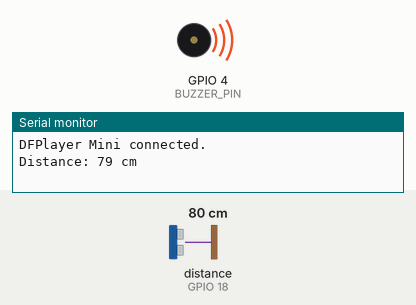
A sketch run on a simulated ESP32. On the bench: buzzer (waves = sounding, pin HIGH), the last lines printed to the serial monitor. Wiring (inferred from the names in the program): ultrasonic range finder: trigger GPIO 5; echo GPIO 18. Inputs (shaded band) come from the test bench; at power-on: distance to the obstacle (sensor on GPIO 18) 80 cm. The echo pulse lasts 58.3 µs per cm; the audio player accepts every command and is not drawn; pins used as bus, display or sensor lines are not drawn.

Above: at 0.6 s.
1.8 s: distance to the obstacle (sensor on GPIO 18) set to 98 cm
5.3 s: distance to the obstacle (sensor on GPIO 18) set to 107 cm
At 6.3 s:
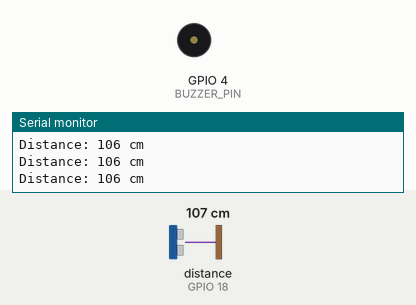
7.0 s: distance to the obstacle (sensor on GPIO 18) set to 2 cm
At 7.9 s:
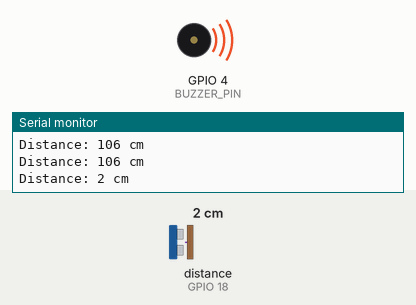
11.5 s: distance to the obstacle (sensor on GPIO 18) set to 120 cm
At 12.7 s:
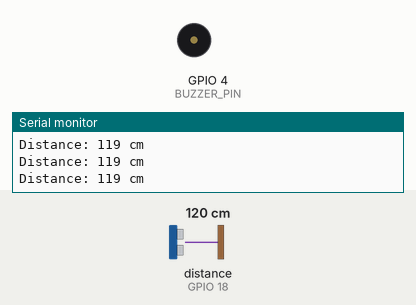
Timing chart, 0 to 14.3 s (numbered marks = the images above; inputs shaded):
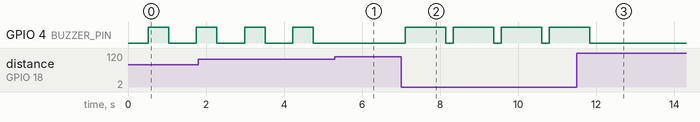

The sketch:

smart_goggles.ino
```cpp
#include <Arduino.h>
#include <DFRobotDFPlayerMini.h>

#define TRIG_PIN 5
#define ECHO_PIN 18
#define BUZZER_PIN 4

#define DF_RX 16
#define DF_TX 17

HardwareSerial dfSerial(2);
DFRobotDFPlayerMini dfPlayer;

long getDistanceCM() {
  digitalWrite(TRIG_PIN, LOW);
  delayMicroseconds(2);

  digitalWrite(TRIG_PIN, HIGH);
  delayMicroseconds(10);
  digitalWrite(TRIG_PIN, LOW);

  long duration = pulseIn(ECHO_PIN, HIGH, 30000);

  if (duration == 0)
    return 999;

  return (duration * 0.0343) / 2;
}

void setup() {
  Serial.begin(115200);

  pinMode(TRIG_PIN, OUTPUT);
  pinMode(ECHO_PIN, INPUT);
  pinMode(BUZZER_PIN, OUTPUT);

  dfSerial.begin(9600, SERIAL_8N1, DF_RX, DF_TX);

  if (dfPlayer.begin(dfSerial)) {
    dfPlayer.volume(25);
    Serial.println("DFPlayer Mini connected.");
  } else {
    Serial.println("DFPlayer Mini not detected.");
  }
}

void loop() {
  long distance = getDistanceCM();

  Serial.print("Distance: ");
  Serial.print(distance);
  Serial.println(" cm");

  if (distance <= 50) {
    digitalWrite(BUZZER_PIN, HIGH);
    dfPlayer.play(2);   // Very close
    delay(1000);
    digitalWrite(BUZZER_PIN, LOW);

  } else if (distance <= 100) {
    digitalWrite(BUZZER_PIN, HIGH);
    dfPlayer.play(1);   // Obstacle ahead
    delay(500);
    digitalWrite(BUZZER_PIN, LOW);
    delay(500);

  } else {
    digitalWrite(BUZZER_PIN, LOW);
  }

  delay(200);
}
```

Measured:
- the behaviour switches between 101 and 102 cm on distance to the obstacle (sensor on GPIO 18) (found by bisection; images 0 and 1)
- after the input at 5.3 s, GPIO 4 (BUZZER_PIN): stays LOW (without the input it goes to HIGH after 0.16 s)
- after the input at 7.0 s, GPIO 4 (BUZZER_PIN): alternates HIGH for 1.0 s and LOW for 0.20 s, starting after 0.11 s
- after the input at 11.5 s, GPIO 4 (BUZZER_PIN): goes on until 11.8 s, then stays LOW
- by itself, GPIO 4 (BUZZER_PIN): alternates HIGH for 0.53 s and LOW for 0.71 s
